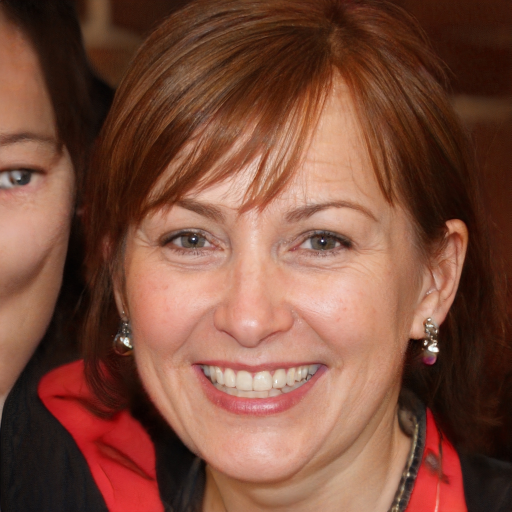
#> input picture images/person1.jpg, 1024 x 1024 px, found by its file name (shown at 1/2 size)
$ python hybrid_images.py
#> lines starting #> are read from the running program, lines starting #| are printed output that depends on the picture
# Copy from GDV_tutorial_12.py and change three lines...
# Inspired by https://www.pyimagesearch.com/2015/03/09/capturing-mouse-click-events-with-python-and-opencv/
from cmath import nan
from multiprocessing import Event
from turtle import position
import numpy as np
import cv2

# define global arrays for the clicked (reference) points
ref_pt_src = []
ref_pt_dst = []


# TODO define one callback functions for each image window
def clickSrc(event, x, y, flags, param):
    # grab references to the global variables
    global ref_pt_src
    # if the left mouse button was clicked, add the point to the source array
    if event == cv2.EVENT_LBUTTONDOWN:
        positionCount = len(ref_pt_src)
        if( positionCount == 0):
            ref_pt_src = [(x,y)]
        else:
            ref_pt_src.append((x,y))

        # draw a circle around the clicked point
        cv2.circle(img_high,ref_pt_src[positionCount],3,(0,0,255),2)
        # redraw the image
        cv2.imshow("origin",img_high)

def clickDst(event, x, y, flags, param):
    # grab references to the global variables
    global ref_pt_dst
    # if the left mouse button was clicked, add the point to the source array
    if event == cv2.EVENT_LBUTTONDOWN:
        posCount = len(ref_pt_dst)
        if(posCount == 0):
            ref_pt_dst = [(x,y)]
        else:
            ref_pt_dst.append((x,y))
        # draw a circle around the clicked point
        cv2.circle(dst_transform, ref_pt_dst[posCount],3,(0,0,255),2)
        # redraw the image
        cv2.imshow("transformed",dst_transform)


def hp_filter(_img,_sigma):
    ksize = (0,0)
    return cv2.subtract(_img,cv2.GaussianBlur(_img,ksize,_sigma))

def apply_gaussian(_img, _kernel_size):
    sigma = 6
    kernel1D = cv2.getGaussianKernel(_kernel_size, sigma)
    gaus_kernel = np.transpose(kernel1D) * kernel1D
    gaus_kernel = cv2.flip(gaus_kernel, -1)
    ddepth = -1
    return cv2.filter2D(_img, ddepth, gaus_kernel)

# Load image and resize for better display
img_high = cv2.imread('images\\person1.jpg',cv2.IMREAD_COLOR)
#> img_high is the input picture: shape (1024, 1024, 3); mean B, G, R 60.7, 77.3, 123.9
img_high = cv2.resize(img_high, (400, 400), interpolation=cv2.INTER_CUBIC)
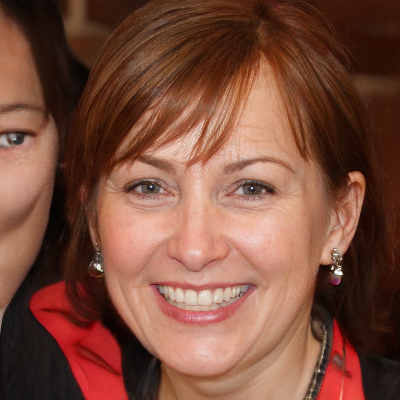
#> img_high: shape (400, 400, 3); mean B, G, R 60.7, 77.3, 123.9

img_low = cv2.imread('images\\person4.jpg',cv2.IMREAD_COLOR)
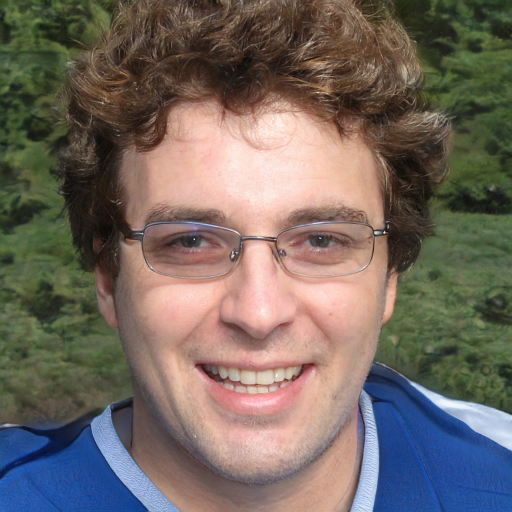
#> input picture images/person4.jpg, 1024 x 1024 px, found by its file name (shown at 1/2 size)
#> img_low is the input picture: shape (1024, 1024, 3); mean B, G, R 96.3, 104.4, 115.1
img_low = cv2.resize(img_low, (400, 400), interpolation=cv2.INTER_CUBIC)
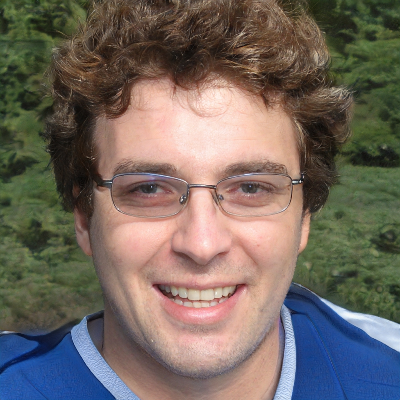
#> img_low: shape (400, 400, 3); mean B, G, R 96.3, 104.4, 115.1


img_high_edited = hp_filter(img_high,10)
#> in hp_filter, `return cv2.subtract(_img,cv2.GaussianBlur(_img,ksize,_sigma))`:
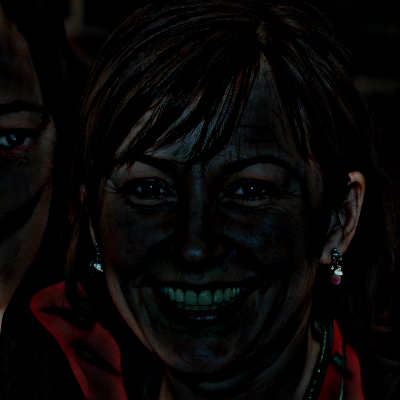
#> returned value: shape (400, 400, 3); mean of channels 0, 1, 2 5.6, 6.1, 7.8; drawn as B, G, R
img_edited2 = apply_gaussian(img_low, 25)
#> in apply_gaussian, `return cv2.filter2D(_img, ddepth, gaus_kernel)`:
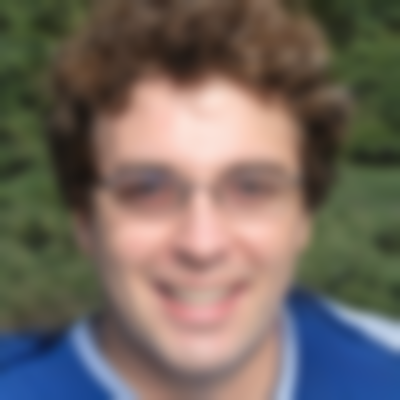
#> returned value: shape (400, 400, 3); mean of channels 0, 1, 2 96.3, 104.4, 115.1; drawn as B, G, R


rows, cols, dim = img_high.shape
#> rows = 400; cols = 400; dim = 3
clone_high = img_high.copy()
clone_low = img_low.copy()
dst_transform = img_low
cv2.namedWindow("origin")
cv2.setMouseCallback("origin",clickSrc)
cv2.namedWindow("transformed")
cv2.setMouseCallback("transformed",clickDst)

result_img = nan
computationDone = False
while True:
    if not(computationDone) and (len(ref_pt_src) == 3 and len(ref_pt_dst) == 3):
        T_affine = cv2.getAffineTransform(np.float32(ref_pt_src), np.float32(ref_pt_dst))
        print('\nAffine transformation:\n', '\n'.join(['\t'.join(['%03.3f' % cell for cell in row]) for row in T_affine]))
        dst_transform = cv2.warpAffine(img_high_edited, T_affine, (cols, rows))
        dst_transform = cv2.addWeighted(dst_transform, 0.5, img_edited2,
        0.5, 4)
        result_img = dst_transform;

        computationDone = True
    cv2.imshow('origin', img_high)
    cv2.imshow('transformed', dst_transform)

    key = cv2.waitKey(1) & 0xFF
#> (key q is pressed here)
    # TODO if the 'r' key is pressed, reset the transformation
    if key == ord("r"):
        dst_transform = clone_low.copy()
        img_high = clone_high.copy()
        ref_pt_src = []
        ref_pt_dst = []
        computationDone = False

    elif key == ord("s"):
        ref_pt_dst = []
        ref_pt_src = []
        cv2.imwrite('images\\newTransformation.jpg', result_img)
        dst_transform = clone_low.copy()
        img_high = clone_high.copy()
        computationDone = False
    # if the 'q' key is pressed, break from the loop

    elif key == ord("q"):
        break

cv2.destroyAllWindows()
